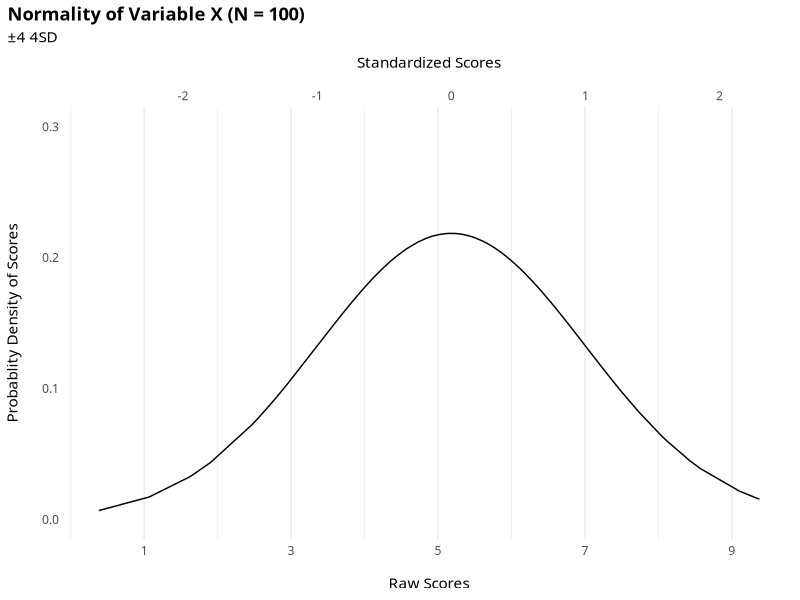
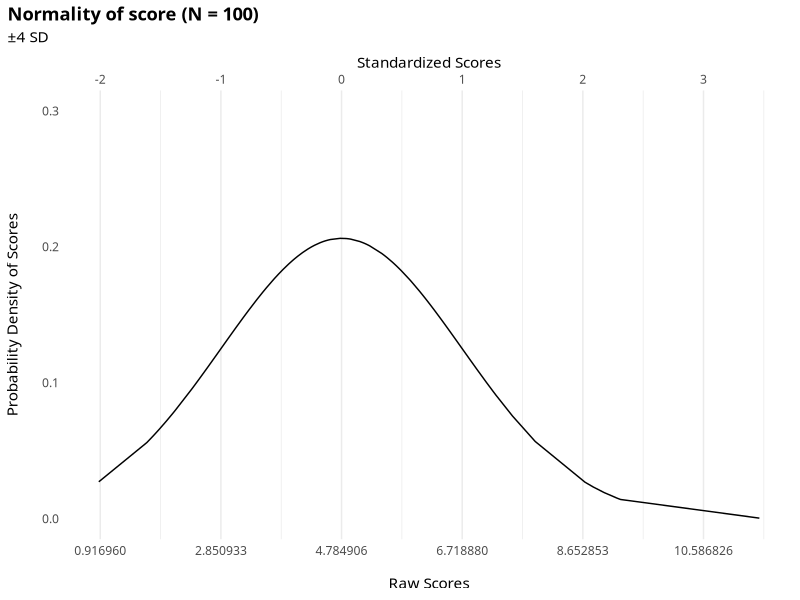

Here is the R script that generated these plots, in order:
library(tidyverse)

# make dataset
set.seed(123)
x <- rnorm(100, 5, 2)

# Plot Normal Distribution
tibble(
  x = x,
  xd = dnorm(x, mean(x), sd(x))
) |>
  ggplot(aes(x, xd)) +
  geom_line() +
  theme_minimal(
    base_family = "Fraunces"
  ) +
  labs(
    x = "\nRaw Scores",
    y = "Probablity Density of Scores\n",
    title = "Normality of Variable X (N = 100)",
    subtitle = "\u00b14 4SD"
  ) +
  ylim(0, .30) +
  theme(
    panel.grid.major.y = element_blank(),
    panel.grid.minor.y = element_blank(),
    plot.title.position = "plot",
    plot.title = element_text(face = "bold")
  ) +
  scale_x_continuous(
    breaks = seq(from = 5 + (-2) * 4, to = 5 + (2) * 4, by = 2),
    sec.axis = sec_axis(
      transform = ~ (. - mean(x)) / sd(x),
      name = "Standardized Scores\n",
      breaks = -4:4
    )
  )


# Corrected Version ---------------------------------------------------------------------------

plot_normality <- function(data, var, base_family = "Fraunces") {
  v <- dplyr::pull(data, {{ var }})
  m <- mean(v, na.rm = TRUE)
  s <- sd(v, na.rm = TRUE)
  n <- sum(!is.na(v))

  tibble(x = v, xd = dnorm(v, m, s)) |>
    ggplot(aes(x, xd)) +
    geom_line() +
    theme_minimal(base_family = base_family) +
    labs(
      x = "\nRaw Scores",
      y = "Probability Density of Scores\n",
      title = glue::glue("Normality of {rlang::as_label(enquo(var))} (N = {n})"),
      subtitle = "\u00b14 SD"
    ) +
    ylim(0, 0.30) +
    theme(
      panel.grid.major.y = element_blank(),
      panel.grid.minor.y = element_blank(),
      plot.title.position = "plot",
      plot.title = element_text(face = "bold")
    ) +
    scale_x_continuous(
      breaks = seq(m - 4 * s, m + 4 * s, by = s),
      sec.axis = sec_axis(
        transform = ~ (. - m) / s,
        name = "Standardized Scores",
        breaks = -4:4
      )
    )
}

# usage
tibble(score = rnorm(100, 5, 2)) |> plot_normality(score)

# Test Sampling Distribution
replicate(
  n = 15,
  expr =
    tibble(
      m = rnorm(100, 5, 2),
    ) |>
      summarize_all(mean)
)
